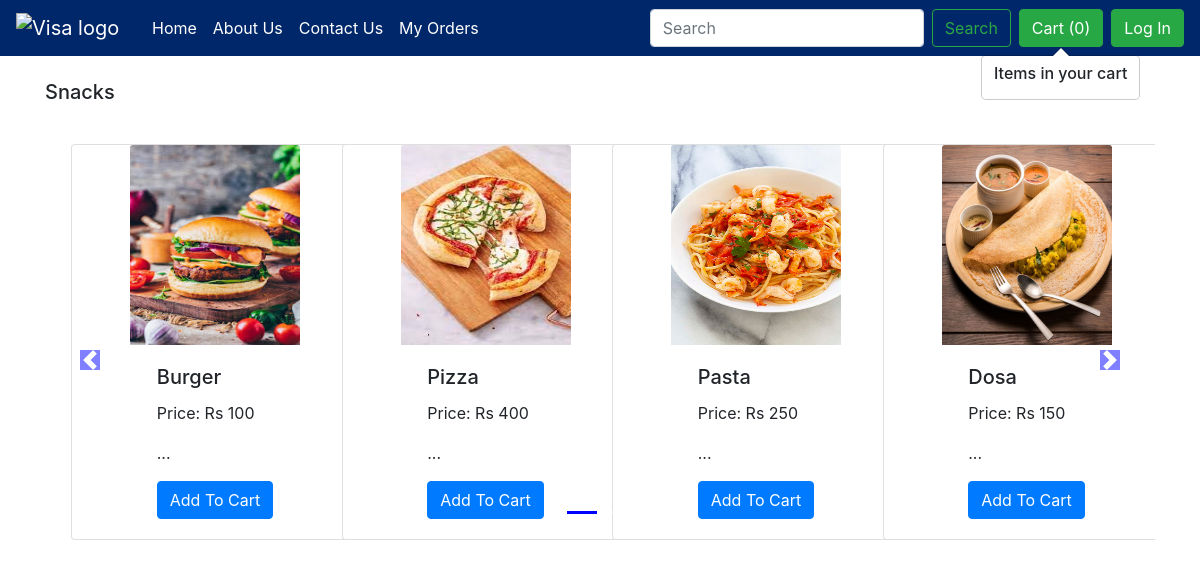
The page /shop/product_list/32 on the database its author committed.
### shop/models.py (models this page shows, shortened)
class Product(models.Model):
    merchant = models.ForeignKey('UserRegistration', on_delete=models.CASCADE, null = True)
    product_id = models.AutoField(primary_key=True)
    product_name = models.CharField(max_length=50)
    category = models.CharField(max_length=50,default="")
    subcategory = models.CharField(max_length=50,default="")
    price = models.IntegerField(default=0)
    desc = models.CharField(max_length=300, null = True)
    pub_date = models.DateField()
    image = models.ImageField(upload_to="shop/images",default="")

### shop/views.py (the view)
# urls.py: path('product_list/<int:merchant_id>', views.product_list, name='product_list'),
def product_list(request,merchant_id):
    allProds=[]
    catprods= Product.objects.values('category','product_id')
    cats={item['category'] for item in catprods}
    h=False
    for cat in cats:
        prod=Product.objects.filter(category=cat,merchant_id=merchant_id)
        n=len(prod)
        nSlides=n//4+ceil(n/4-(n//4))
        if nSlides > 0:
            h=True
        allProds.append([prod, range(1,nSlides), nSlides])
    params = {'allProds':allProds,'h':h}
    return render(request,'shop/index.html',params)

### shop/templates/shop/index.html (shortened to what this page needs)
{% extends 'shop/basic.html' %}
{% block body %}
{% load static %}
<div class="container">
    {% if h %}
    {% for product, range, nSlides in allProds %}
    {% if nSlides %}
    <h5 class="my-4">{{product.0.category}}</h5>
    <div class="row">
        <div id="demo{{forloop.counter}}" class="col carousel slide my-3" data-ride="carousel">
            <ul class="carousel-indicators">
                <li data-target="#demo{{forloop.counter}}" data-slide-to="0" class="active"></li>
                {% for i in range %}
                <li data-target="#demo{{forloop.parentloop.counter}}" data-slide-to="{{i}}"></li>
                {% endfor %}
            </ul>
            <div class="container carousel-inner no-padding">
                <div class="carousel-item active">
                    {% for i in product %}
                    <div class="col-xs-3 col-sm-3 col-md-3">
                        <div class="card align-items-center" style="width: 18rem;">
                            <img src='/media/{{i.image}}' class="card-img-top" alt="...">
                            <div class="card-body">
                                <h5 class="card-title" id="namepr{{i.product_id}}">{{i.product_name}}</h5>
                                <p class="card-text" id="pricepr{{i.product_id}}">Price: Rs {{i.price}}</p>
                                <p class="card-text">{{i.desc|slice:"0:53"}}...</p>
                                <span id="divpr{{i.product_id}}" class="divpr">
                                    <button id="pr{{i.product_id}}" class="btn btn-primary cart">Add To Cart</button>
                                </span>
                            </div>
                        </div>
                    </div>
                    {% if forloop.counter|divisibleby:4 and forloop.counter > 0 and not forloop.last %}
                </div>
                    {% endif %}
                    {% endfor %}
            </div>
        </div>
        <a class="carousel-control-prev" href="#demo{{forloop.counter}}" data-slide="prev">
            <span class="carousel-control-prev-icon"></span>
        </a>
        <a class="carousel-control-next" href="#demo{{forloop.counter}}" data-slide="next">
            <span class="carousel-control-next-icon"></span>
        </a>
    </div>
    {% endif %}
    {% endfor %}
    {% else %}
    <div class="my-4">
    <h2>Merchant has not listed any items yet!</h2></div>
    {% endif %}
</div>
{% endblock %}

### shop/templates/shop/basic.html (shortened to what this page needs)
<!doctype html>
<html lang="en">
  <head>
    <link rel="stylesheet" href="https://stackpath.bootstrapcdn.com/bootstrap/4.2.1/css/bootstrap.min.css">
  </head>
  <body>
    <nav id="visa-nav" class="navbar navbar-expand-lg navbar-dark visa">
      <img class="navbar-brand" style="width: 7rem;" src="https://cdn.visa.com/cdn/assets/images/logos/visa/logo.png" alt="Visa logo">
  <div class="collapse navbar-collapse" id="navbarSupportedContent">
    <ul class="navbar-nav mr-auto">
      <li class="nav-item active">
        <a class="nav-link" href="/shop">Home <span class="sr-only">(current)</span></a>
      </li>
      <li class="nav-item active">
        <a class="nav-link" href="#">About Us</a>
      </li>
      <li class="nav-item active">
        <a class="nav-link" href="/shop/contact">Contact Us</a>
      </li>
      <li class="nav-item active">
        <a class="nav-link" href="{% url 'shop:user_order_list' %}">My Orders</a>
      </li>
    </ul>
    <form method='get' action='/shop/merchant_list/search/' class="form-inline my-2 my-lg-0">
      <input class="form-control mr-sm-2" type="search" placeholder="Search" aria-label="Search"
        name="search" id="search">
      <button class="btn btn-outline-success my-2 my-sm-0" type="submit">Search</button>
    </form>
    <button type="button" class="btn btn-success mx-2" data-html="true" id="popcart" data-container="body" data-toggle="popover" data-placement="bottom" data-content="Click to View Cart">
      Cart (<span id="cart">0</span>)
</button>
{% if user.is_authenticated %}
<a href="{% url 'shop:logout' %}"><button onclick="clearCart()" class="btn btn-success" type="button">Logout</button></a>
{% else %}
<a href="{% url 'shop:login' %}"><button onclick="clearCart()" type="button" class="btn btn-success">Log In</button></a>
{% endif %}
  </div>
</nav>
{% block body %} {% endblock %}
  </body>
</html>

### shop/templates/shop/basic.html (style rules this page uses)
.visa { background-color: #00276a; }

### rows shown on the page
Product: category "Snacks", image (picture), product_name "Burger", price "100"
Product: image (picture), product_name "Pizza", price "400"
Product: image (picture), product_name "Pasta", price "250"
Product: image (picture), product_name "Dosa", price "150"
